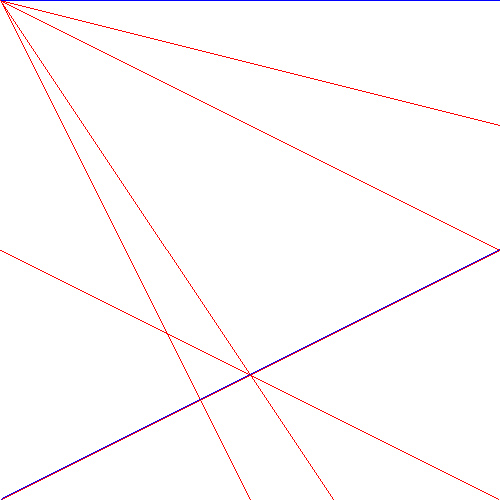
Frame 1 (no input)
Frame 2 (the mouse pressed at the canvas centre, redrawn once): identical to frame 1, image omitted

The Processing sketch that drew this single still picture (run headless with seeded random() and noise(); the mouse was pressed at the canvas centre and the sketch redrawn once):

// Processing sketch: A2Chal
// ── A2Chal.pde
void setup(){
  size(500,500);
  noLoop();
  noSmooth();
}

void myLine(float x0, float y0, float x1, float y1){
  
float a = (y1 - y0);
float b = (x1 - x0);
float c = (x1 * y0) - (y1 * x0);
int y = (int) y0;
int x = (int) x0;
float k = a * (x + 1) - (b * (y + 0.5)) + c;


  while (x <= round(x1)){
    point(x,y);
    if (k > 0){
      k = k + a;
    } else {
      k = k + a + b;
      y = y -1;
    }
    x = x + 1;
  }
}

void drawLine (float x0, float y0, float x1, float y1){
  scale (1);
  stroke(0,0,255);
  myLine(x0,y0,x1,y1);
  stroke(255,0,0);
  line(x0,y0,x1,y1);
}

void draw(){
  background(255);
  drawLine(0,0,1000,height);
  drawLine(0,0,1000,height/2);
  drawLine(0,0,1000,height*3);
  drawLine(0,0,1000,height*4);
  drawLine(width, height, 0, height/2);
  drawLine(0, height, width, height /2);
  drawLine(0,0,width, height/2);

  //drawLine(0, height, width, -height /2);
  //drawLine(width, 0, 0, height / 2);
  //drawLine(0, width, height, 0);
  //drawLine(height, width, height, 0);
  //drawLine(width, height,width,height);
  //drawLine(0,0,width,100);
  //drawLine(width,110,0,width);
  //drawLine(width/2,0,width/2*100,height);
}
